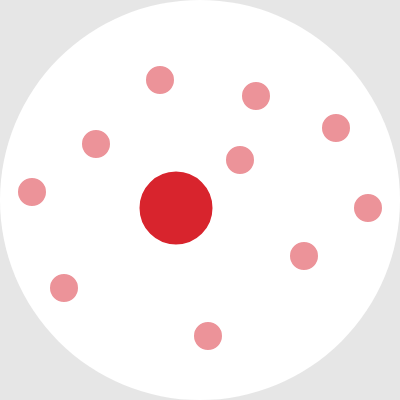
Frame 1 (no input)
Frame 60 (no input): identical to frame 1, image omitted
Frame 120 (the mouse pressed at the canvas centre since frame 60): identical to frame 1, image omitted

The p5.js sketch that drew this single still picture (run headless with seeded random() and noise() and a simulated clock; from frame 60 on, the mouse is pressed at the canvas centre):

// p5.js sketch
// ── sketch.js
// 最終課題を制作しよう

let tweetTime, retweetTime, hashtagTime, askTime, state, eT
let t = 0;
let r = 0;
let h = 0;
let a = 0;

let dots = []; //それぞれの中心点を決める
  const d0 = { x: 32, y: 192 };
  dots.push(d0);
  const d1 = { x: 64, y: 288 };
  dots.push(d1);
  const d2 = { x: 96, y: 144};
  dots.push(d2);
  const d3 = { x: 160, y: 80};
  dots.push(d3);
  const d4 = { x: 176, y: 208};
  dots.push(d4);
  const d5 = { x: 208, y: 336};
  dots.push(d5);
  const d6 = { x: 240, y: 160};
  dots.push(d6);
  const d7 = { x: 256, y: 96};
  dots.push(d7);
  const d8 = { x: 304, y: 256};
  dots.push(d8);
  const d9 = { x: 336, y: 128};
  dots.push(d9);
  const d10 = { x: 368, y: 208};
  dots.push(d10);

function setup(){
  createCanvas(400, 400);
}
function draw(){
  background(230, 230, 230);
  noStroke();
  circle(200, 200, 400);

  push();//それぞれを線で繋げる
  stroke(236, 147, 153);
  tsunagu(3, 2, a);
  tsunagu(3, 4, a);
  tsunagu(3, 6, a);

  tsunagu(1, 0, h);
  tsunagu(1, 4, h);
  tsunagu(1, 5, h);
  tsunagu(9, 6, h);
  tsunagu(9, 7, h);
  tsunagu(9, 10, h);

  stroke(245, 200, 203)
  tsunagu(8, 1, r);
  tsunagu(8, 5, r);
  tsunagu(8, 6, r);
  tsunagu(8, 9, r);
  tsunagu(8, 10, r);

  stroke(216, 36, 45);
  tsunagu(4, 0, t);
  tsunagu(4, 2, t);
  tsunagu(4, 5, t);
  tsunagu(4, 7, t);
  tsunagu(4, 8, t);
  pop();

  push();//人を表す円を描く
  stroke(255, 255, 255);
  strokeWeight(2);
  fill(236, 147, 153);
  for(let i = 0; i < 11; i++){
  circle(dots[i].x, dots[i].y, 30);
  }

  fill(216, 36, 45);//@kokubun_itに見立てた円を大きくする
  circle(dots[4].x, dots[4].y, 75);
  pop();

  const limit = 2000;
  const value = 10;

  if(state == 1){ //1を押すと、@kokubun_itの発信によってつながる
    eT = millis() - tweetTime;
    if(eT < limit){hasshin(dots[4].x, dots[4].y - 22.5)}
    if(1000 < eT){ t = value; }
  }
  if(state == 2){ //2を押すと、発信をリツイートすることでつながる
    eT = millis() - retweetTime;
    if(eT < limit){ hasshin(dots[8].x, dots[8].y)}
    if(1000 < eT && eT < limit){ fukidashi(dots[4].x, dots[4].y - 7.5, 'RT') }
    if(2000 < eT){ r = value; }
  }
  if(state == 3){//ハッシュタグイベントでつながる
    eT = millis() - hashtagTime;
    if(eT < limit){fukidashi(dots[4].x, dots[4].y - 7.5, ' #')}
    if(1000 < eT && eT < limit){hasshin(dots[1].x, dots[1].y) ; hasshin(dots[9].x, dots[9].y);}
    if(2000 < eT){ h = value; }
  }
  if(state == 4){//質問回答でつながる
    eT = millis() - askTime;
    if(eT < limit){fukidashi( dots[3].x, dots[3].y + 15, 'Q?'); }
    if(1000 < eT && eT < limit){fukidashi(dots[4].x, dots[4].y - 7.5, 'A!')}
    if(2000 < eT){ a = value; }
  }
}

//キーボード操作に対応させる
function keyPressed(){
 if(key == "1"){ tweetTime = millis(); state = 1; }
 if(key == "2"){ retweetTime = millis(); state = 2; }
 if(key == "3"){ hashtagTime = millis(); state = 3; }
 if(key == "4"){ askTime = millis(); state = 4; }
}

//ここから下は自作関数
function tsunagu(p, q, r){
    push();
    strokeWeight(r);
    beginShape();
    vertex(dots[p].x, dots[p].y );
    vertex(dots[q].x, dots[q].y );
    endShape();
    pop();
}

 function hasshin(x, y){
   push();
   for(let i = 0; i < 3; i++){
     strokeCap(SQUARE);
     strokeWeight(5);
     stroke(29, 161, 242); //Twitterのカラー
     noFill();
     arc(x ,y - 15, 20 + 15 * i, 20 + 15 * i, PI * 5 / 4, PI * 7 / 4);
   }
   pop();
 }

function fukidashi(x, y, t){
  push();
  noStroke();
  fill(29, 161, 242);
  rect(x - 17.5, y - 65, 35, 25, 8);
  triangle(x - 4, y - 40, x + 4, y - 40, x, y - 33)
  textSize(15)
  fill(255, 255, 255);
  text( t, x - 10, y - 47 );
  pop();
}
